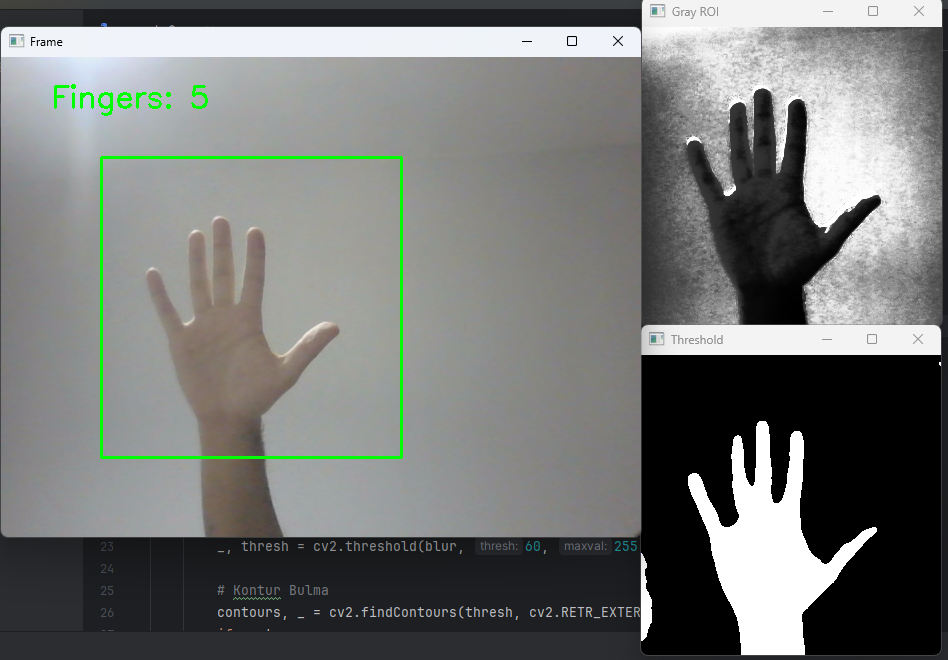
#> input picture image.png, 948 x 660 px, given in place of the camera
$ python FingerCount.py
#> lines starting #> are read from the running program, lines starting #| are printed output that depends on the picture; after the words box and inside, x2 and y2 are one past the last pixel; in counts of white or black regions, pixels touching at a corner belong together
import cv2
import numpy as np

def main():
    cap = cv2.VideoCapture(0)

    while True:
        ret, frame = cap.read()
#> frame is the input picture: shape (660, 948, 3); mean B, G, R 116.6, 118.7, 116.5
        if not ret:
            break

        # ROI: Kameranın orta kısmı
        roi = frame[100:400, 100:400]
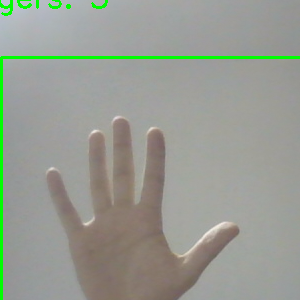
#> roi: shape (300, 300, 3); mean B, G, R 146.2, 155.7, 151.4
        gray = cv2.cvtColor(roi, cv2.COLOR_BGR2GRAY)

        # Histogram Eşitleme ile Gri Ton Dengesi
        gray = cv2.equalizeHist(gray)
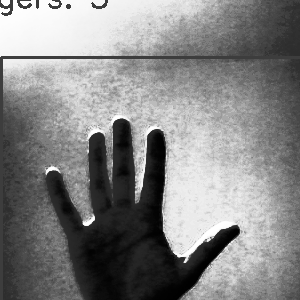
#> gray: shape (300, 300); min 0, max 255, mean 132.3

        # Gaussian Blur ile Gürültü Azaltma
        blur = cv2.GaussianBlur(gray, (15, 15), 0)
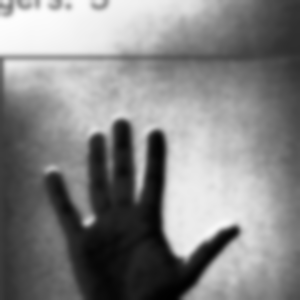
#> blur: shape (300, 300); min 1, max 253, mean 132.4

        # Eşikleme
        _, thresh = cv2.threshold(blur, 60, 255, cv2.THRESH_BINARY_INV)
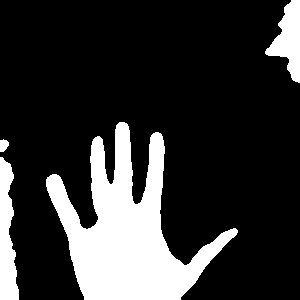
#> thresh: shape (300, 300); 20% white; 4 white regions

        # Kontur Bulma
        contours, _ = cv2.findContours(thresh, cv2.RETR_EXTERNAL, cv2.CHAIN_APPROX_SIMPLE)
#> contours = 4 contours; box (x1, y1, x2, y2) and area: (46, 122, 238, 300) 14116, (0, 157, 19, 300) 1704, (265, 0, 300, 83) 1400, (0, 139, 9, 152) 72
        if contours:
            max_contour = max(contours, key=cv2.contourArea)
#> max_contour = contour of 347 points, box (x1, y1, x2, y2) (46, 122, 238, 300), area 14116

            # Alan Kontrolü: Çok küçük ya da çok büyük konturları ele
            if 3000 < cv2.contourArea(max_contour) < 20000:
                # Konturun Pürüzlerini Azaltma
                epsilon = 0.01 * cv2.arcLength(max_contour, True)
#> epsilon = 10.36
                approx = cv2.approxPolyDP(max_contour, epsilon, True)
#> approx = contour of 14 points, box (x1, y1, x2, y2) (46, 122, 238, 300), area 14336


                try:
                    hull = cv2.convexHull(approx, returnPoints=False)
#> hull = [11, 8, 7, 6, 5, 2, 0]
                    if len(hull) >= 4:
                        defects = cv2.convexityDefects(approx, hull)
#> defects = [[11, 0, 13, 18693], [0, 2, 1, 11802], [2, 5, 3, 16939], [8, 11, 9, 16837]]
                        if defects is not None:
                            count_defects = 0
                            for i in range(defects.shape[0]):
                                s, e, f, d = defects[i, 0]
                                start = tuple(approx[s][0])
                                end = tuple(approx[e][0])
                                far = tuple(approx[f][0])

                                # Üçgen Kenar Uzunlukları
                                a = np.linalg.norm(np.array(end) - np.array(start))
                                b = np.linalg.norm(np.array(far) - np.array(start))
                                c = np.linalg.norm(np.array(far) - np.array(end))

                                # Cosine Kuralı ile Açıyı Hesapla
                                angle = np.arccos((b**2 + c**2 - a**2) / (2 * b * c))

                                if angle <= np.pi / 2 and d > 5000:
                                    count_defects += 1
#> this loop made 4 passes
#> (s, e, f, d, start, end, far, a) on passes 1 to 4: (11, 0, 13, 18693, (162, 136), (119, 122), (135, 204), 45.22), (0, 2, 1, 11802, (119, 122), (92, 141), (111, 184), 33.02), (2, 5, 3, 16939, (92, 141), (46, 179), (93, 226), 59.67), (8, 11, 9, 16837, (237, 230), (162, 136), (176, 259), 120.3)
#> after the loop, count_defects = 4

                            # Parmak Sayısı
                            fingers = count_defects + 1
#> fingers = 5
                            cv2.putText(frame, f"Fingers: {fingers}", (50, 50), cv2.FONT_HERSHEY_SIMPLEX, 1, (0, 255, 0), 2)

                except cv2.error as e:
                    print(f"Convexity Error: {e}")

        # Görüntüleri Göster
        cv2.rectangle(frame, (100, 100), (400, 400), (0, 255, 0), 2)  # ROI Alanı
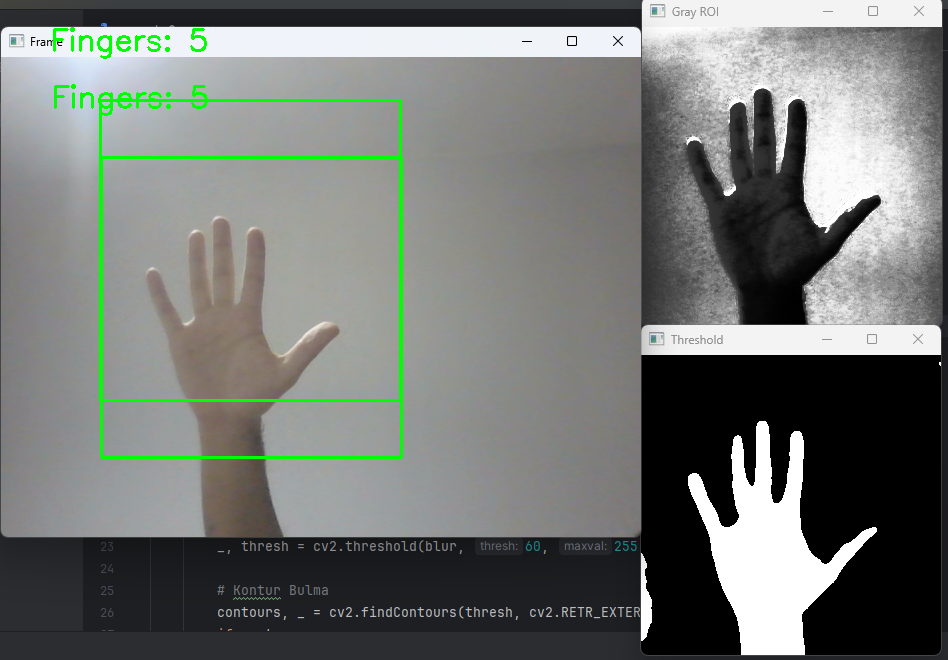
#> frame: shape (660, 948, 3); mean B, G, R 115.5, 119.2, 115.5
        cv2.imshow("Threshold", thresh)
        cv2.imshow("Gray ROI", gray)
        cv2.imshow("Frame", frame)

        # Çıkış için 'q'ya bas
        if cv2.waitKey(1) & 0xFF == ord('q'):
#> (key q is pressed here)
            break

    cap.release()
    cv2.destroyAllWindows()

if __name__ == "__main__":
    main()
